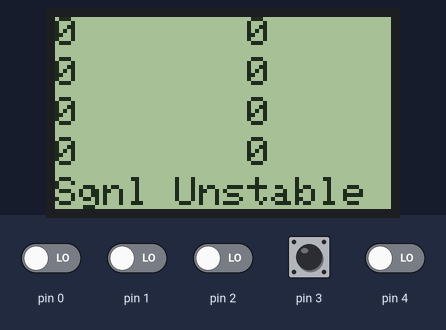
A sketch run on a simulated Arduino Uno, built with avr-gcc and run on an emulated ATmega328P. Shown: 84×48 one-colour display. Inputs (shaded band) come from the test bench; at power-on: pin 0–4 LOW.

Above: at 1.2 s.
1.3 s: pin 3 pulsed HIGH 2 times (0.12 s each, 0.3 s apart)
At 2.2 s:
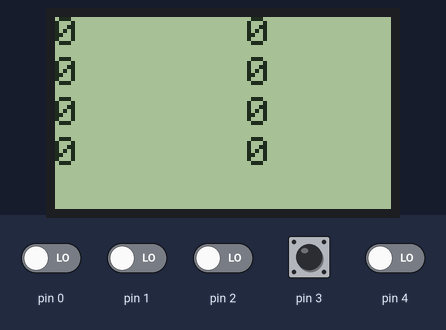
At 3.5 s:
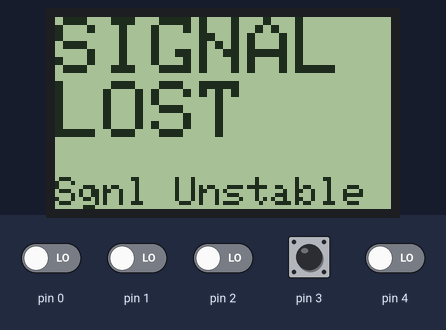
Timing chart, 0 to 5.0 s (numbered marks = the images above; inputs shaded):
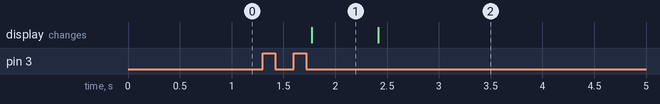

The sketch:

PPMDisplay.ino
```cpp
#include <SPI.h>
#include <Adafruit_GFX.h>
#include <Adafruit_PCD8544.h>

#include "Timer1.h"
#include "PPMIn.h"
#include "inputchannel.h"

// Software SPI (slower updates, more flexible pin options):
// pin 7 - Serial clock out (SCLK)
// pin 6 - Serial data out (DIN)
// pin 5 - Data/Command select (D/C)
// pin 4 - LCD chip select (CS)
// pin 3 - LCD reset (RST)
Adafruit_PCD8544 display = Adafruit_PCD8544(13, 11, 5, 7, 6);

// Hardware SPI (faster, but must use certain hardware pins):
// SCK is LCD serial clock (SCLK) - this is pin 13 on Arduino Uno
// MOSI is LCD DIN - this is pin 11 on an Arduino Uno
// pin 5 - Data/Command select (D/C)
// pin 4 - LCD chip select (CS)
// pin 3 - LCD reset (RST)
// Adafruit_PCD8544 display = Adafruit_PCD8544(5, 4, 3);
// Note with hardware SPI MISO and SS pins aren't used but will still be read
// and written to during SPI transfer.  Be careful sharing these pins!

rc::PPMIn ppm_decoder;


//If you wish to increase this value, you'll need to change the locations as well
#define NUMBER_CHANNELS 8

const int8_t  locations[] = {
	0,0,
	0,10,
	0,20,
	0,30,
	48,0,
	48,10,
	48,20,
	48,30
};

void setup() {
	rc::Timer1::init();
	display.begin();

	display.setContrast(40);

	display.clearDisplay();   // clears the screen and buffer


	ppm_decoder.setPin(3);
	ppm_decoder.setPauseLength(3000);
	ppm_decoder.setTimeout(500);
	ppm_decoder.start();

}


void loop() {
	ppm_decoder.update();

	display.clearDisplay();

	if (!ppm_decoder.isLost()) {
		display.setTextSize(0);
		for (auto i = 0; i < NUMBER_CHANNELS; i++) {
			display.setCursor(locations[i * 2], locations[(i * 2) + 1]);
			display.print(rc::getInputChannel((rc::InputChannel)i));
		}
	}
	else {
		display.setCursor(0, 0);
		display.setTextSize(2);
		display.println("SIGNAL");
		display.println("LOST");
	}

	if (!ppm_decoder.isStable()) {
		display.setTextSize(0);
		display.setCursor(0, 40);
		display.println("Sgnl Unstable");
	}

	display.display();
	delay(200);
}
```

PPMIn.cpp
```cpp
// (licence header left out)
#include <Arduino.h>

#include "inputchannel.h"
#include "PPMIn.h"
#include "rc_debug_lib.h"
#include "Timer1.h"
#include "rc_pcint.h"


namespace rc
{

// Public functions

PPMIn::PPMIn()
:
m_state(State_Startup),
m_channels(0),
m_pauseLength(8000),
m_timeout(500),
m_idx(0),
m_newFrame(false),
m_lastFrameTime(0),
m_lastTime(0),
m_high(false)
#ifdef RC_USE_PCINT
,m_pin(0)
#endif
{

}


#ifdef RC_USE_PCINT
void PPMIn::setPin(uint8_t p_pin)
{
	RC_TRACE("set pin: %u", p_pin);

	m_pin = p_pin;
}


uint8_t PPMIn::getPin() const
{
	return m_pin;
}
#endif // RC_USE_PCINT


void PPMIn::start(bool p_high)
{
	RC_TRACE("start, signal high: %d", p_high);
	m_high = p_high;

	// check if Timer 1 is running or not
	rc::Timer1::start();

#ifdef RC_USE_PCINT
	// register pin change interrupt
	if (m_pin != 0)
	{
		pcint::enable(m_pin, PPMIn::isr, this);
	}
#endif // RC_USE_PCINT
}


void PPMIn::stop()
{
#ifdef RC_USE_PCINT
	if (m_pin != 0)
	{
		pcint::disable(m_pin);
	}
#endif // RC_USE_PCINT
}


void PPMIn::setPauseLength(uint16_t p_length)
{
	RC_TRACE("set pause length: %u us", p_length);
	RC_ASSERT_MINMAX(p_length, 0, 32766);

	m_pauseLength = p_length << 1;
}


uint16_t PPMIn::getPauseLength() const
{
	return m_pauseLength >> 1;
}


void PPMIn::setTimeout(uint16_t p_length)
{
	RC_TRACE("set timeout: %u us", p_length);
	RC_ASSERT_MINMAX(p_length, 0, 32766);

	m_timeout = p_length;
}


uint16_t PPMIn::getTimeout() const
{
	return m_timeout;
}


bool PPMIn::isStable() const
{
	return m_state == State_Stable;
}


bool PPMIn::isLost() const
{
	return m_state == State_Lost;
}


uint8_t PPMIn::getChannels() const
{
	return m_channels;
}


void PPMIn::pinChanged(bool p_high)
{
	if (p_high != m_high)
	{
		return;
	}

	// first things first, get Timer 1 count
	uint8_t oldSREG = SREG;
	cli();
	uint16_t cnt = TCNT1;
	SREG = oldSREG;

	switch (m_state)
	{
	default:
	case State_Startup:
	case State_Lost:
		{
			if (cnt - m_lastTime >= m_pauseLength)
			{
				m_state = State_Listening;
				m_channels = 0;
			}
		}
		break;

	case State_Listening:
		{
			if (cnt - m_lastTime >= m_pauseLength)
			{
				m_state = State_Stable;
				m_idx = 0;
				m_newFrame = true;
			}
			else
			{
				if (m_channels < RC_MAX_CHANNELS)
				{
					m_work[m_channels] = cnt - m_lastTime;
				}
				++m_channels;
			}
		}
		break;

	case State_Stable:
		{
			if (cnt - m_lastTime >= m_pauseLength)
			{
				if (m_idx == m_channels)
				{
					m_idx = 0;
					m_newFrame = true;
				}
				else
				{
					m_state = State_Confused;
				}
			}
			else
			{
				if (m_idx < RC_MAX_CHANNELS)
				{
					m_work[m_idx] = cnt - m_lastTime;
				}
				++m_idx;
			}
		}
		break;
	}
	m_lastTime = cnt;
}


bool PPMIn::update()
{
	if (m_newFrame)
	{
		RC_TRACE("received new frame");
		m_newFrame = false;
		m_lastFrameTime = static_cast<uint16_t>(millis());
		uint16_t* results = getRawInputChannels();
		for (uint8_t i = 0; i < m_channels && i < RC_MAX_CHANNELS; ++i)
		{
			results[i] = m_work[i] >> 1;
		}
		return true;
	}
	else if (m_state == State_Stable)
	{
		uint16_t delta = static_cast<uint16_t>(millis()) - m_lastFrameTime;
		if (delta >= m_timeout)
		{
			// signal lost
			RC_TRACE("lost signal");
			m_state = State_Lost;
		}
	}
	return false;
}


// Private functions

#ifdef RC_USE_PCINT
void PPMIn::isr(uint8_t p_pin, bool p_high, void* p_user)
{
	reinterpret_cast<PPMIn*>(p_user)->pinChanged(p_high);
}
#endif // RC_USE_PCINT


// namespace end
}
```

PPMIn.h
```cpp
#ifndef INC_RC_PPMIN_H
#define INC_RC_PPMIN_H

/* ---------------------------------------------------------------------------
** This software is in the public domain, furnished "as is", without technical
** support, and with no warranty, express or implied, as to its usefulness for
** any purpose.
**
** PPMIn.h
** Pulse Position Modulation Input functionality
**
** Author: Daniel van den Ouden
** Project: ArduinoRCLib
** Website: http://sourceforge.net/p/arduinorclib/
** -------------------------------------------------------------------------*/

#include <inttypes.h>

#include "rc_config.h"


namespace rc
{

/*!
 *  \brief     Class to encapsulate PPM Input functionality.
 *  \details   This class provides a way to decode a PPM signal.
 *  \author    Daniel van den Ouden
 *  \date      Feb-2012
 *  \copyright Public Domain.
 *  \warning   This class should <b>NOT</b> be used together with the standard Arduino Servo library,
 *             use rc::ServoOut instead.
 */
class PPMIn
{
public:
	/*! \brief Constructs a PPMIn object.*/
	PPMIn();

#ifdef RC_USE_PCINT
	/*! \brief Sets pin on which PPM signal is received.
	    \param p_pin The pin on which a PPM signal is received.*/
	void setPin(uint8_t p_pin);

	/*! \brief Gets pin on which PPM signal is received.
	    \return The pin on which a PPM signal is received.*/
	uint8_t getPin() const;
#endif

	/*! \brief Starts measuring.
	    \param p_high Whether the incoming signal has high or low pulses.
	    \note It doesn't really matter if the pulses are low or high,
	          but you may want to try changing this parameter if you experience an
	          unstable signal. This may be due to simultaneous interrupts, changing
	          the p_high parameter will make the interrupt handler respond to either
	          the high or low pin change and may thus reduce problems created by
	          simultaneous interrupts.
	    \note Will register pin change interrupt if you're using that.
	    \warning Do <b>NOT</b> use this together with the standard Arduino Servo library,
	             use rc::ServoOut instead.*/
	void start(bool p_high = false);

	/*! \brief Stops measuring.
	    \note Will unregister pin change interrupt if you're using that.*/
	void stop();

	/*! \brief Sets minimum pause length, including pulse, in microseconds.
	    \param p_length Minimum pause length in microseconds.*/
	void setPauseLength(uint16_t p_length);

	/*! \brief Gets minimum pause length in microseconds.
	    \return The minimum pause length in microseconds.*/
	uint16_t getPauseLength() const;

	/*! \brief Sets minimum amount of time without signal after which the signal is considered lost.
	    \param p_length Minimum timeout time in milliseconds.
	    \warning Don't set this lower than your expected frame length (total length of pause + channels). */
	void setTimeout(uint16_t p_length);

	/*! \brief Gets amount of time without signal after which the signal is considered lost.
	    \return The minimum timeout time in milliseconds.*/
	uint16_t getTimeout() const;

	/*! \brief Checks if the input signal is stable.
	    \return Return true if a stable signal has been received. */
	bool isStable() const;

	/*! \brief Checks if the input signal has been lost.
	    \return Return true if the signal has been lost. */
	bool isLost() const;

	/*! \brief Gets the number of channels in the signal.
	    \return The number of channels found in the last received signal. */
	uint8_t getChannels() const;

	/*! \brief Handles pin change interrupt.
	    \param p_high Whether the pin is high or not.
	    \note Call this from your interrupt handler if you're handling interrupts yourself.*/
	void pinChanged(bool p_high);

	/*! \brief Updates the result buffer with new values.
	    \return Whether anything has been updated.
	    \note Call this often to detect loss of signal early.*/
	bool update();

private:
	enum State
	{
		State_Startup,   //!< Just started, no signal received yet.
		State_Listening, //!< Received first end of frame.
		State_Stable,    //!< Received second end of frame, stable.
		State_Confused,  //!< Something unexpected happened.
		State_Lost       //!< Signal has been lost (no valid signal for a while).
	};

#ifdef RC_USE_PCINT
	static void isr(uint8_t p_pin, bool p_high, void* p_user);
#endif

	State    m_state;       //!< Current state of input signal.
	uint8_t  m_channels;    //!< Number of channels in input signal.
	uint16_t m_pauseLength; //!< Minimum pause length in microseconds.
	uint16_t m_timeout;     //!< Time in milliseconds without signal after which the signal is considered "lost".

	uint16_t m_work[RC_MAX_CHANNELS]; //!< Work buffer.
	uint8_t  m_idx;                   //!< Current index in buffer.

	volatile bool m_newFrame;      //!< Whether a new frame is available or not.
	uint16_t      m_lastFrameTime; //!< Last time a new frame has been found

	uint16_t m_lastTime; //!< Time of last interrupt.
	bool     m_high;     //!< Whether the incoming signal uses high pulses.

#ifdef RC_USE_PCINT
	uint8_t m_pin;
#endif
};
/** \example ppmin_example.pde
 * This is an example of how to use the PPMIn class.
 */


} // namespace end

#endif // INC_RC_PPMIN_H
```

Timer1.cpp
```cpp
// (licence header left out)
#include <Arduino.h>

#include "rc_debug_lib.h"
#include "Timer1.h"


// Static variables
static rc::Timer1::Callback s_TOIE1Callback = 0;
static rc::Timer1::Callback s_OCI1ACallback = 0;
static rc::Timer1::Callback s_OCI1BCallback = 0;
bool s_debug = false;

namespace rc
{

// Public functions

void Timer1::init(bool p_debug)
{
	RC_TRACE("init debug: %d", p_debug);
	s_debug = p_debug;
	TCCR1A = 0;
	TCCR1B = 0;
	TCCR1C = 0;
	TIMSK1 = 0;
	OCR1A = 0;
	OCR1B = 0;
	TCNT1 = 0;
}


void Timer1::start()
{
	RC_TRACE("start");
	TCCR1B = (TCCR1B & ~(_BV(CS12) | _BV(CS11) | _BV(CS10))) |
	         s_debug ? (_BV(CS12) | _BV(CS10)) :  _BV(CS11);
}


bool Timer1::isRunning()
{
	return (TCCR1B & (_BV(CS12) | _BV(CS11) | _BV(CS10))) != 0;
}


void Timer1::stop()
{
	RC_TRACE("stop");
	TCCR1B &= ~(_BV(CS12) | _BV(CS11) | _BV(CS10));
}


void Timer1::setCompareMatch(bool p_enable, bool p_OCIE1A, Callback p_callback)
{
	RC_TRACE("set compare match enable: %d OCIE1A: %d Callback: %p", p_enable, p_OCIE1A, p_callback);
	if (p_enable)
	{
		if (p_OCIE1A)
		{
			s_OCI1ACallback = p_callback;
			TIMSK1 |= _BV(OCIE1A);
		}
		else
		{
			s_OCI1BCallback = p_callback;
			TIMSK1 |= _BV(OCIE1B);
		}
	}
	else
	{
		if (p_OCIE1A)
		{
			TIMSK1 &= ~_BV(OCIE1A);
			s_OCI1ACallback = 0;
		}
		else
		{
			TIMSK1 &= ~_BV(OCIE1B);
			s_OCI1BCallback = 0;
		}
	}
}


void Timer1::setOverflow(bool p_enable, Callback p_callback)
{
	RC_TRACE("set overflow enable: %d Callback: %p", p_enable, p_callback);
	if (p_enable)
	{
		s_TOIE1Callback = p_callback;
		TIMSK1 |= _BV(TOIE1);
	}
	else
	{
		TIMSK1 &= ~_BV(TOIE1);
		s_TOIE1Callback = 0;
	}
}


void Timer1::setToggle(bool p_enable, bool p_OC1A)
{
	RC_TRACE("set toggle enable: %d OC1A: %d", p_enable, p_OC1A);
	if (p_enable)
	{
		TCCR1A |= p_OC1A ? _BV(COM1A0) : _BV(COM1B0);
	}
	else
	{
		TCCR1A &= p_OC1A ? ~_BV(COM1A0) : ~_BV(COM1B0);
	}
}

// namespace end
}


// Interrupt service routines

ISR(TIMER1_OVF_vect)
{
	if (s_TOIE1Callback != 0)
	{
		s_TOIE1Callback();
	}
}


ISR(TIMER1_COMPA_vect)
{
	if (s_OCI1ACallback != 0)
	{
		s_OCI1ACallback();
	}
}


ISR(TIMER1_COMPB_vect)
{
	if (s_OCI1BCallback != 0)
	{
		s_OCI1BCallback();
	}
}
```

Timer1.h
```cpp
#ifndef INC_RC_TIMER1_H
#define INC_RC_TIMER1_H

/* ---------------------------------------------------------------------------
** This software is in the public domain, furnished "as is", without technical
** support, and with no warranty, express or implied, as to its usefulness for
** any purpose.
**
** Timer1.h
** Timer1 functionality
**
** Author: Daniel van den Ouden
** Project: ArduinoRCLib
** Website: http://sourceforge.net/p/arduinorclib/
** -------------------------------------------------------------------------*/

#include <inttypes.h>


namespace rc
{

/*!
 *  \brief     Class to encapsulate Timer1 functions.
 *  \details   This class provides centralised Timer1 controls.
 *  \author    Daniel van den Ouden
 *  \date      Feb-2012
 *  \warning   This class should <b>NOT</b> be used together with the standard Arduino Servo library,
 *             use rc::ServoOut instead.
 *  \copyright Public Domain.
 */
class Timer1
{
public:
	typedef void (*Callback)(void); //!< Callback function for interrupt routines

	/*! \brief Sets all default values, call this first.
	    \param p_debug Whether or not to run at debug speed (/256).
	    \note  This function should be called prior to using any other Timer1 function.*/
	static void init(bool p_debug = false);

	/*! \brief Starts timer1.*/
	static void start();

	/*! \brief Checks if timer1 is running.
	    \return Whether or not timer1 is running.*/
	static bool isRunning();

	/*! \brief Stops timer1.*/
	static void stop();

	/*! \brief Enables/Disables Compare Match Interrupt.
	    \param p_enable Whether to enable or disable Compare Match Interrupt.
	    \param p_OCIE1A Whether to use OCIE1A or OCIE1B.
	    \param p_callback Function to call at interrupt.*/
	static void setCompareMatch(bool p_enable, bool p_OCIE1A, Callback p_callback = 0);

	/*! \brief Enables/Disables Overflow Interrupt.
	    \param p_enable Whether to enable or disable Overflow Interrupt.
	    \param p_callback Function to call at interrupt.*/
	static void setOverflow(bool p_enable, Callback p_callback = 0);

	/*! \brief Enables/Disables Toggle pin on Compare Match A.
	    \param p_enable Whether to enable or disable toggle pin.
	    \param p_OC1A Whether to toggle OC1A or OC1B.*/
	static void setToggle(bool p_enable, bool p_OC1A);


private:
	Timer1(); //!< Not instantiable

};
/** \example timer1_example.pde
 * This is an example of how to use the Timer1 class.
 */


} // namespace end

#endif // INC_RC_TIMER1_H
```

inputchannel.cpp
```cpp
// (licence header left out)
#include "inputchannel.h"
#include "rc_debug_lib.h"


namespace rc
{

static uint16_t s_values[InputChannel_Count] = { 0 };


void setInputChannel(InputChannel p_channel, uint16_t p_value)
{
	RC_ASSERT(p_channel < InputChannel_Count);
	RC_CHECK_MINMAX(p_value, 750, 2250);
	s_values[p_channel] = p_value;
}


uint16_t getInputChannel(InputChannel p_channel)
{
	RC_ASSERT(p_channel < InputChannel_Count);
	return s_values[p_channel];
}


uint16_t* getRawInputChannels()
{
	return s_values;
}


// namespace end
}
```

rc_debug.cpp
```cpp
// (licence header left out)
#include <stdio.h>

#include "rc_debug.h"


#if RC_GLOBAL_LEVEL > 0
namespace rc
{

void halt(const prog_char* p_file, uint16_t p_line, const prog_char* p_fmt, ...)
{
	fprintf_P(stdout, PSTR("ASSERT FAILED at %S:%d: "), p_file, p_line);

	va_list vlist;
	va_start(vlist, p_fmt);
	vfprintf_P(stdout, p_fmt, vlist);
	va_end(vlist);

	fprintf_P(stdout, PSTR("\n"));
	for (;;) {}
}


void error(const prog_char* p_file, uint16_t p_line, const prog_char* p_fmt, ...)
{
	fprintf_P(stdout, PSTR("[ERROR] %S:%d: "), p_file, p_line);

	va_list vlist;
	va_start(vlist, p_fmt);
	vfprintf_P(stdout, p_fmt, vlist);
	va_end(vlist);

	fprintf_P(stdout, PSTR("\n"));
}


void warn(const prog_char* p_file, uint16_t p_line, const prog_char* p_fmt, ...)
{
	fprintf_P(stdout, PSTR("[WARN] %S:%d: "), p_file, p_line);

	va_list vlist;
	va_start(vlist, p_fmt);
	vfprintf_P(stdout, p_fmt, vlist);
	va_end(vlist);

	fprintf_P(stdout, PSTR("\n"));
}


void info(const prog_char* p_file, uint16_t p_line, const prog_char* p_fmt, ...)
{
	fprintf_P(stdout, PSTR("[INFO] %S:%d: "), p_file, p_line);

	va_list vlist;
	va_start(vlist, p_fmt);
	vfprintf_P(stdout, p_fmt, vlist);
	va_end(vlist);

	fprintf_P(stdout, PSTR("\n"));
}


void debug(const prog_char* p_file, uint16_t p_line, const prog_char* p_fmt, ...)
{
	fprintf_P(stdout, PSTR("[DEBUG] %S:%d: "), p_file, p_line);

	va_list vlist;
	va_start(vlist, p_fmt);
	vfprintf_P(stdout, p_fmt, vlist);
	va_end(vlist);

	fprintf_P(stdout, PSTR("\n"));
}


void trace(const prog_char* p_file, uint16_t p_line, const prog_char* p_fmt, ...)
{
	fprintf_P(stdout, PSTR("[TRACE] %S:%d: "), p_file, p_line);

	va_list vlist;
	va_start(vlist, p_fmt);
	vfprintf_P(stdout, p_fmt, vlist);
	va_end(vlist);

	fprintf_P(stdout, PSTR("\n"));
}


// namespace end
}
#endif // RC_GLOBAL_LEVEL > 0
```

Source omitted: inputchannel.h (2780 bytes), rc_debug.h (3983 bytes), rc_debug_lib.h (1208 bytes), rc_pcint.cpp (3740 bytes), rc_pcint.h (1747 bytes), rc_config.h (2360 bytes)

Measured:
- after the input at 1.3 s, the display: changes after 0.47 s (image 1)
- what the display in image 1 shows lasts 0.6 s, from 1.8 s to 2.4 s
